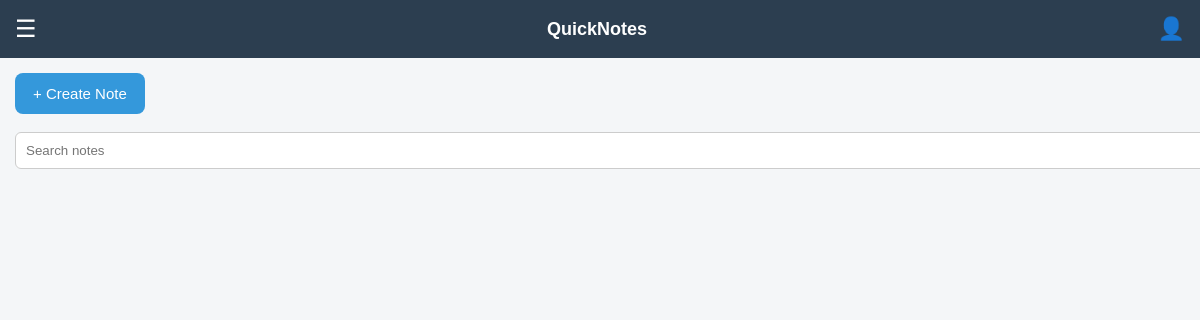
Before: / (signed in) with the older database file.
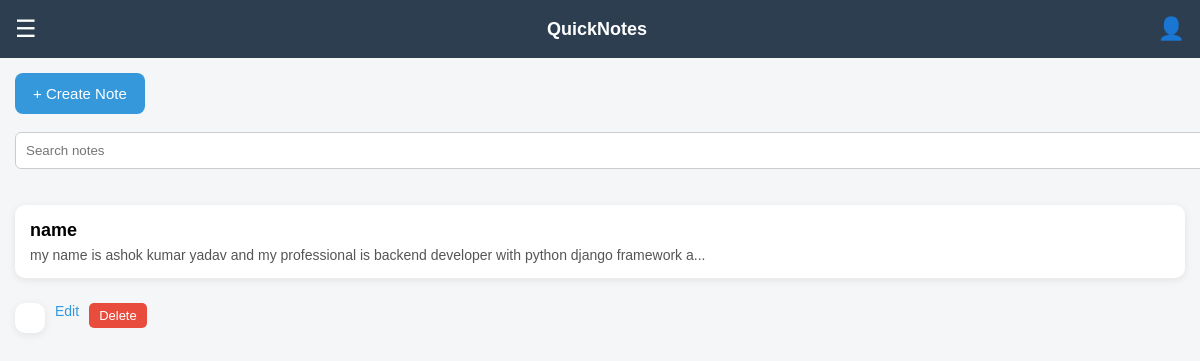
After: the same page with the newer database file.
### tables this page shows
CREATE TABLE notebook(
        id INTEGER PRIMARY KEY AUTOINCREMENT,
        title TEXT,
        content TEXT,
        category TEXT,
        user_id INTEGER,
        created_at TEXT,
        is_deleted INTEGER DEFAULT 0,
        FOREIGN KEY(user_id) REFERENCES user(id)
    );

### renderapp.py (the view)
@app.route("/")
@login_required
def home():
    db = get_db()
    notes = db.execute(
        "SELECT * FROM notebook WHERE user_id=? AND is_deleted=0 ORDER BY created_at DESC",
        (session["user_id"],)
    ).fetchall()
    db.close()
    return render_template("home.html", notes=notes)

### renderapp.py (called while the page is built)
def get_db():
    conn = sqlite3.connect(DATABASE)
    conn.row_factory = sqlite3.Row
    return conn

def login_required(route_function):
    @wraps(route_function)
    def wrapper(*args, **kwargs):
        if "user_id" not in session:
            return redirect(url_for("login"))
        return route_function(*args, **kwargs)
    return wrapper

### templates/home.html (shortened to what this page needs)
<!DOCTYPE html>
<html>
<head>
</head>
<body>
<div class="navbar">
<span class="menu-btn" onclick="openMenu()">☰</span>
<div class="logo">QuickNotes</div>
<div class="profile" onclick="location.href='/profile'">
👤
</div>
</div>
<div class="container">
<a href="/create_note">
<button class="create-btn">+ Create Note</button>
</a>
<br><br>
<form action="/search">
<input class="search" name="q" placeholder="Search notes">
</form>
<br><br>
<div class="notes">
{% for note in notes %}
<a href="/update_note/{{note.id}}" class="note-card">
<div class="note-title">
{{note.title}}
</div>
<div class="note-content">
{{note.content[:100]}}...
</div>
<div class="note-actions">
<a class="edit-btn" href="/update_note/{{note.id}}" onclick="event.stopPropagation()">Edit</a>
<form action="/move_to_trash/{{note.id}}" method="post" onclick="event.stopPropagation()">
<button class="delete-btn">Delete</button>
</form>
</div>
</a>
{% endfor %}
</div>
</div>
</body>
</html>

### templates/home.html (style rules this page uses)
body { font-family: Arial; margin:0; background:#f4f6f8; }
.navbar { display:flex; justify-content:space-between; align-items:center; background:#2c3e50; color:white; padding:15px; position:sticky; top:0; }
.logo { font-size:18px; font-weight:bold; }
.menu-btn { font-size:24px; cursor:pointer; }
.profile { cursor:pointer; font-size:22px; }
.container { padding:15px; }
.create-btn { background:#3498db; color:white; border:none; padding:12px 18px; border-radius:8px; cursor:pointer; font-size:15px; }
.search { padding:10px; width:100%; border-radius:6px; border:1px solid #ccc; }
.notes { display:grid; grid-template-columns:1fr; gap:15px; }
.note-card { background:white; padding:15px; border-radius:10px; box-shadow:0 2px 8px rgba(0,0,0,0.08); text-decoration:none; color:black; display:block; transition:0.2s; }
.note-title { font-size:18px; font-weight:bold; margin-bottom:6px; }
.note-content { color:#555; font-size:14px; }
.note-actions { margin-top:10px; display:flex; gap:10px; }
.edit-btn { color:#3498db; text-decoration:none; font-size:14px; }
.delete-btn { background:#e74c3c; border:none; color:white; padding:5px 10px; border-radius:5px; cursor:pointer; font-size:13px; }

Changed rows visible on the page:
added notebook: title "name", content "my name is ashok kumar yadav and my professional is backend developer with python django framework a"
